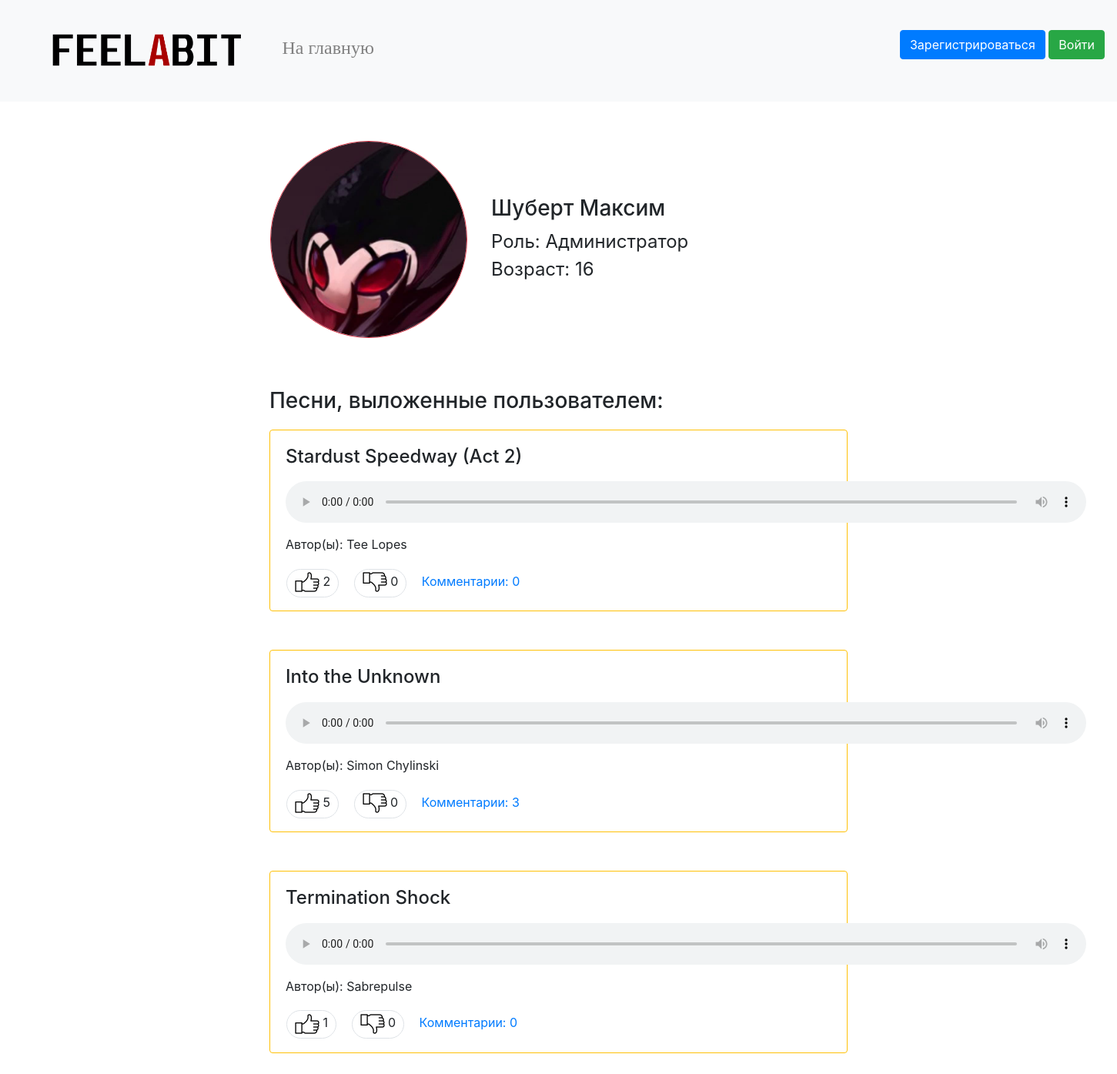
Page /user/1 on the committed database.
### data/users.py (models this page shows, shortened)
class User(SqlAlchemyBase, UserMixin, SerializerMixin):
    __tablename__ = 'users'
    id = sqlalchemy.Column(sqlalchemy.Integer, primary_key=True, autoincrement=True)
    surname = sqlalchemy.Column(sqlalchemy.String, nullable=True)
    name = sqlalchemy.Column(sqlalchemy.String, nullable=True)
    role = sqlalchemy.Column(sqlalchemy.String, nullable=True)
    email = sqlalchemy.Column(sqlalchemy.String, index=True, unique=True, nullable=True)
    age = sqlalchemy.Column(sqlalchemy.Integer, nullable=True)
    avatar_img = sqlalchemy.Column(sqlalchemy.String, default='/static/img/user.png')
    hashed_password = sqlalchemy.Column(sqlalchemy.String, nullable=True)
    modified_date = sqlalchemy.Column(sqlalchemy.DateTime, default=datetime.datetime.now)
    register_date = sqlalchemy.Column(sqlalchemy.DateTime, default=datetime.datetime.now)

### data/audio.py (models this page shows, shortened)
class Audio(SqlAlchemyBase, SerializerMixin):
    __tablename__ = 'audio'
    id = sqlalchemy.Column(sqlalchemy.Integer, primary_key=True, autoincrement=True)
    file = sqlalchemy.Column(sqlalchemy.String, nullable=True)
    publisher = sqlalchemy.Column(sqlalchemy.Integer, sqlalchemy.ForeignKey('users.id'))
    name = sqlalchemy.Column(sqlalchemy.String, nullable=True)
    author = sqlalchemy.Column(sqlalchemy.String, nullable=True)
    genre = sqlalchemy.Column(sqlalchemy.String, nullable=True)
    duration = sqlalchemy.Column(sqlalchemy.Integer, nullable=True)
    likes = sqlalchemy.Column(sqlalchemy.Integer, default=0)
    dislikes = sqlalchemy.Column(sqlalchemy.Integer, default=0)
    likers = sqlalchemy.Column(sqlalchemy.String, nullable=True)
    dislikers = sqlalchemy.Column(sqlalchemy.String, nullable=True)
    comments = sqlalchemy.Column(sqlalchemy.String, default='')
    publish_date = sqlalchemy.Column(sqlalchemy.DateTime, default=datetime.datetime.now)
    modified_date = sqlalchemy.Column(sqlalchemy.DateTime, default=datetime.datetime.now)

### main.py (the view)
@app.route('/user/<int:user_id>')
def user_prof(user_id):
    db_sess = db_session.create_session()
    user = db_sess.query(User).filter(User.id == user_id).first()
    user_audios = []
    for audio in db_sess.query(Audio).filter(Audio.publisher == user_id).all():
        audio_likers = map(int, audio.likers.split()) if audio.likers else []
        audio_dislikers = map(int, audio.dislikers.split()) if audio.dislikers else []
        comments_sum = len(audio.comments.split('✓')) if audio.comments != '' else 0
        user_audios.append([audio.author, audio.file, audio.name, audio.genre, audio.id,
                            audio.likes, audio.dislikes, audio_likers, audio_dislikers,
                            comments_sum])
    for i in range(len(user_audios)):
        user_audios[i].append(i)
    user_role = roles[user.role]
    user_info = [user.surname, user.name, user_role, user.age, user.avatar_img, user.id, len(user_audios)]
    return render_template('user.html', user_info=user_info, user_audios=user_audios)

### data/db_session.py (called while the page is built)
def create_session() -> Session:
    global __factory
    return __factory()

### templates/user.html (shortened to what this page needs)
{% extends "base.html" %}
{% block content %}
    <table style="margin-top: 50px;margin-left: 250px; margin-bottom: 40px" class="anim">
        <tr>
            <td>
                <img src="{{ user_info[4] }}" class="border rounded-circle border-danger" width="256px" height="256px"/>
            </td>
            <td style="padding-left: 30px">
                <h3>{{ user_info[0] }} {{ user_info[1] }}</h3>
                <font size="5">Роль: {{ user_info[2] }}</font><br>
                <font size="5">Возраст: {{ user_info[3] }}</font><br>
            </td>
        </tr>
    </table><br>
    {% if user_info[6] != 0 %}
        {% if current_user.id == user_info[5] %}
            <h3 style="margin-left:250px" class="anim">Ваши выложенные песни:</h3>
        {% else %}
            <h3 style="margin-left:250px" class="anim">Песни, выложенные пользователем:</h3>
        {% endif %}
    {% else %}
        {% if current_user.id == user_info[5] %}
            <h3 style="margin-left:250px" class="anim">Вы не выложили ни одной песни</h3>
        {% else %}
            <h3 style="margin-left:250px" class="anim">Пользователь не выложил ни одной песни</h3>
        {% endif %}
    {% endif %}
    {% for i in range(user_info[6]) %}
        {% set stl = "margin-left: 250px; margin-right: 250px; margin-bottom: 50px;" %}
        {% if i == 0 %}
            {% set stl = stl + "margin-top: 20px" %}
        {% else %}
            {% set stl = stl + "margin-top: 40px" %}
        {% endif %}
        <div class="border rounded border-warning testanim"
             style="{{ stl }}">
            <h4 style="padding-top: 20px;padding-bottom: 10px;padding-left: 20px">{{ user_audios[i][2] }}</h4>
            <audio class="audio-main" src="/{{ user_audios[i][1] }}" controls onplay="stopAll({{ user_audios[i][10] }})" loop></audio>
            <p style="padding-left: 20px">Автор(ы): {{ user_audios[i][0] }}</p>
            <table style="margin-top: 20px; margin-bottom: 20px" width="1060px">
                <tr>
                {% set stl = "width:70px;margin-left:20px;padding-bottom:10px;
                                padding-top:5px;padding-right:5px;" %}
                {% if current_user.id in user_audios[i][7] %}
                    {% set stl = stl + "background-color: silver" %}
                {% endif %}
                    <td align="left">
                <span class="border rounded-pill"
                      style="{{ stl }}">
                    <a href="/like/{{ user_audios[i][4] }} user {{ user_info[5] }}">
                        <img src="/static/img/thumb.png" style="margin-left:10px"/>
                    </a>
                    {{ user_audios[i][5] }}
                </span>
                {% set stl1 = "width:70px;margin-left:20px;padding-bottom:10px;
                                    padding-top:5px;padding-right:5px;" %}
                {% if current_user.id in user_audios[i][8] %}
                    {% set stl1 = stl + "background-color: silver" %}
                {% endif %}
                <span class="border rounded-pill"
                      style="{{ stl1 }}">
                    <a href="/dislike/{{ user_audios[i][4] }} user {{ user_info[5] }}">
                        <img class='rotateimg180 mirrorY' src="/static/img/thumb.png" style="margin-left:10px"/>
                    </a>
                    {{ user_audios[i][6] }}
                </span>
                        <span>
                    <a href="/comments/{{ user_audios[i][4] }}" style="text-decoration: none;margin-left: 20px">Комментарии: {{ user_audios[i][9] }}</a>
                </span>
                    </td>
                </tr>
            </table>
        </div>
    {% endfor %}
{% endblock %}

### static/css/style.css (style rules this page uses)
.audio-main { margin-left: 20px; margin-right: 30px; margin-bottom: 10px; width: 1040px }
.testanim { opacity: 0; transform: translateY(50%); animation: anii 0.5s forwards; }
.anim { opacity: 0; animation: ani 0.5s forwards; }
.rotateimg180 { -webkit-transform:rotate(180deg); -moz-transform: rotate(180deg); -ms-transform: rotate(180deg); -o-transform: rotate(180deg); transform: rotate(180deg); }
.mirrorY { transform: scale(1, -1); }

### rows in the picture
User: avatar_img (picture), surname "Шуберт", name "Максим"
Audio: name "Stardust Speedway (Act 2)", author "Tee Lopes"
Audio: name "Into the Unknown", author "Simon Chylinski", likers "3"
Audio: name "Termination Shock", author "Sabrepulse"

### other values in the picture
{{ user_info[2] }} "Администратор"
{{ user_info[3] }} "16"
{{ user_audios[i][5] }} "2" "5" "1"
{{ user_audios[i][6] }} "0" "0" "0"
{{ user_audios[i][9] }} "0" "0"
